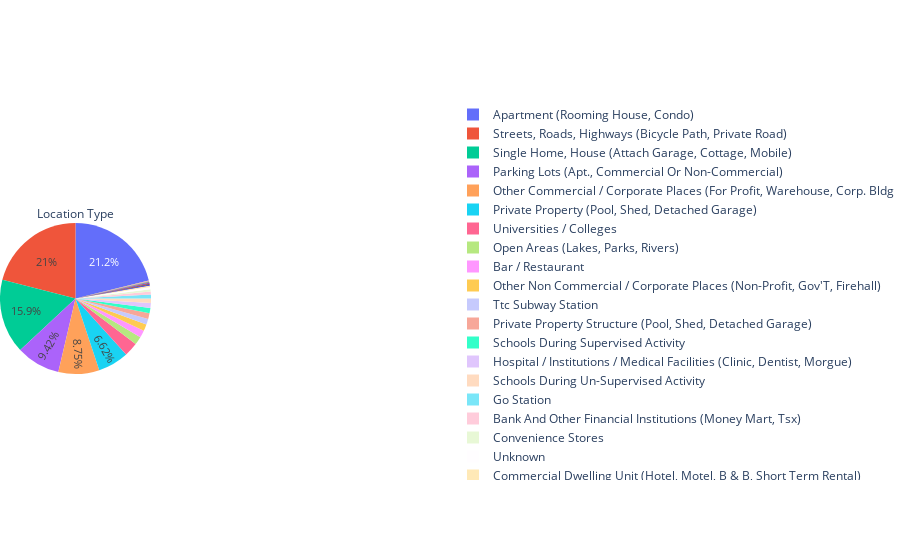

The notebook cell this image was saved under:
### Code cell
graph = go.Pie(labels=glt.index, values=glt.thefts, title="Location Type")
fig = go.Figure(graph)
fig.update_traces(textposition='inside')
fig.update_layout(uniformtext_minsize=10, uniformtext_mode='hide',legend=dict(x=3, y=0),
                 margin=dict(l=0, r=0),)
fig.show()

### Figure 1 — Plotly figure (JSON) as saved in the notebook; plotly's stock layout.template omitted (floating-point values rounded to 4 significant figures)
{"data": [{"labels": ["Apartment (Rooming House, Condo)", "Bank And Other Financial Institutions (Money Mart, Tsx)", "Bar / Restaurant", "Commercial Dwelling Unit (Hotel, Motel, B & B, Short Term Rental)", "Construction Site (Warehouse, Trailer, Shed)", "Convenience Stores", "Dealership (Car, Motorcycle, Marine, Trailer, Etc.)", "Gas Station (Self, Full, Attached Convenience)", "Go Bus", "Go Station", "Go Train", "Group Homes (Non-Profit, Halfway House, Social Agency)", "Homeless Shelter / Mission", "Hospital / Institutions / Medical Facilities (Clinic, Dentist, Morgue)", "Jails / Detention Centres", "Open Areas (Lakes, Parks, Rivers)", "Other Commercial / Corporate Places (For Profit, Warehouse, Corp. Bldg", "Other Non Commercial / Corporate Places (Non-Profit, Gov'T, Firehall)", "Other Passenger Train", "Other Passenger Train Station", "Other Regional Transit System Vehicle", "Other Train Admin Or Support Facility", "Other Train Tracks", "Parking Lots (Apt., Commercial Or Non-Commercial)", "Pharmacy", "Police / Courts (Parole Board, Probation Office)", "Private Property (Pool, Shed, Detached Garage)", "Private Property Structure (Pool, Shed, Detached Garage)", "Religious Facilities (Synagogue, Church, Convent, Mosque)", "Retirement / Nursing Homes", "Retirement Home", "Schools During Supervised Activity", "Schools During Un-Supervised Activity", "Single Home, House (Attach Garage, Cottage, Mobile)", "Streets, Roads, Highways (Bicycle Path, Private Road)", "Ttc Admin Or Support Facility", "Ttc Bus", "Ttc Bus Stop / Shelter / Loop", "Ttc Light Rail Transit Station", "Ttc Street Car", "Ttc Subway Station", "Ttc Subway Train", "Universities / Colleges", "Unknown"], "textposition": "inside", "title": {"text": "Location Type"}, "type": "pie", "values": [4570, 138, 339, 70, 29, 108, 8, 21, 4, 172, 8, 26, 25, 221, 2, 379, 1889, 307, 1, 4, 3, 1, 1, 2033, 2, 42, 1428, 259, 30, 2, 1, 251, 213, 3432, 4539, 3, 6, 8, 3, 1, 264, 4, 639, 98]}], "layout": {"legend": {"x": 3, "y": 0}, "margin": {"l": 0, "r": 0}, "uniformtext": {"minsize": 10, "mode": "hide"}}}
